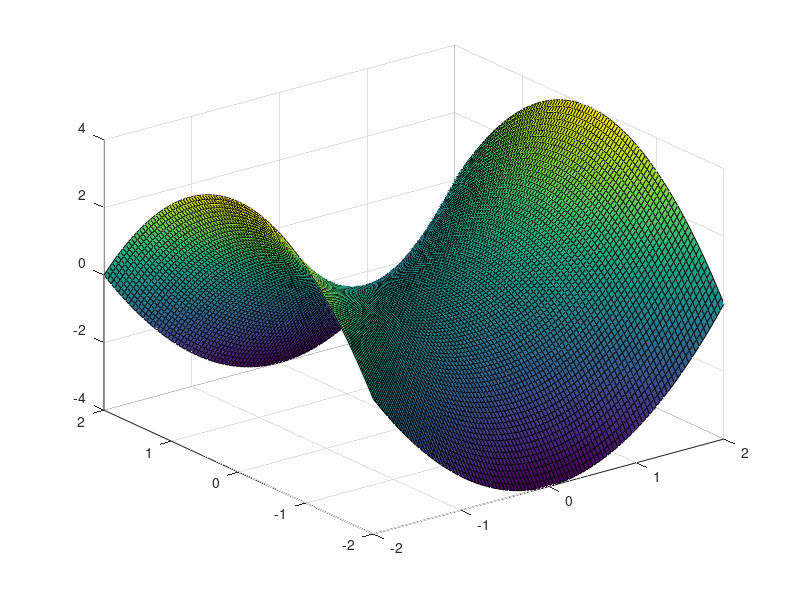

This chart was generated by the following MATLAB code:
clear all;
clc;

function result = fsq(x,l)
result = transpose(x)*l*x;
endfunction

function result = func2D(x1,x2,f)
  z = ones(rows(x1),columns(x1));
  for i = 1:rows(x1)
    for j = 1:columns(x1)
      z(i,j) = f([x1(i,j);x2(i,j)]);
    endfor
  endfor
  result = z;
endfunction

l=diag([1,-1]);
domain = linspace(-2,2,100);
[x,y] = meshgrid(domain,domain);
z = func2D(x,y,@(x)fsq(x,l));
surf(domain,domain,z);